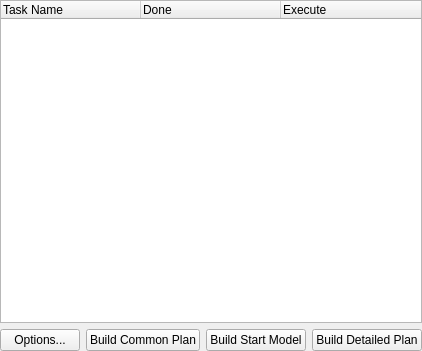
<?xml version="1.0" encoding="UTF-8"?>
<ui version="4.0">
 <class>APlannerWidget</class>
 <widget class="QWidget" name="APlannerWidget">
  <property name="geometry">
   <rect>
    <x>0</x>
    <y>0</y>
    <width>400</width>
    <height>351</height>
   </rect>
  </property>
  <property name="windowTitle">
   <string>APlannerWidget</string>
  </property>
  <layout class="QVBoxLayout" name="verticalLayout">
   <property name="leftMargin">
    <number>0</number>
   </property>
   <property name="topMargin">
    <number>0</number>
   </property>
   <property name="rightMargin">
    <number>0</number>
   </property>
   <property name="bottomMargin">
    <number>0</number>
   </property>
   <item>
    <widget class="QTreeWidget" name="treeCurrentPlan">
     <attribute name="headerDefaultSectionSize">
      <number>140</number>
     </attribute>
     <column>
      <property name="text">
       <string notr="true">Task Name</string>
      </property>
     </column>
     <column>
      <property name="text">
       <string>Done</string>
      </property>
     </column>
     <column>
      <property name="text">
       <string>Execute</string>
      </property>
     </column>
    </widget>
   </item>
   <item>
    <layout class="QHBoxLayout" name="horizontalLayout">
     <item>
      <spacer name="horizontalSpacer">
       <property name="orientation">
        <enum>Qt::Horizontal</enum>
       </property>
       <property name="sizeHint" stdset="0">
        <size>
         <width>40</width>
         <height>20</height>
        </size>
       </property>
      </spacer>
     </item>
     <item>
      <widget class="QPushButton" name="pushButton_2">
       <property name="text">
        <string>Options...</string>
       </property>
      </widget>
     </item>
     <item>
      <widget class="QPushButton" name="bnBuildCommonPlan">
       <property name="text">
        <string>Build Common Plan</string>
       </property>
      </widget>
     </item>
     <item>
      <widget class="QPushButton" name="bnBuildStartModel">
       <property name="text">
        <string>Build Start Model</string>
       </property>
      </widget>
     </item>
     <item>
      <widget class="QPushButton" name="bnBuildDetailedPlan">
       <property name="text">
        <string>Build Detailed Plan</string>
       </property>
      </widget>
     </item>
    </layout>
   </item>
  </layout>
 </widget>
 <layoutdefault spacing="6" margin="11"/>
 <resources>
  <include location="../../../ATPlanner/ATPlanner.qrc"/>
 </resources>
 <connections/>
</ui>
